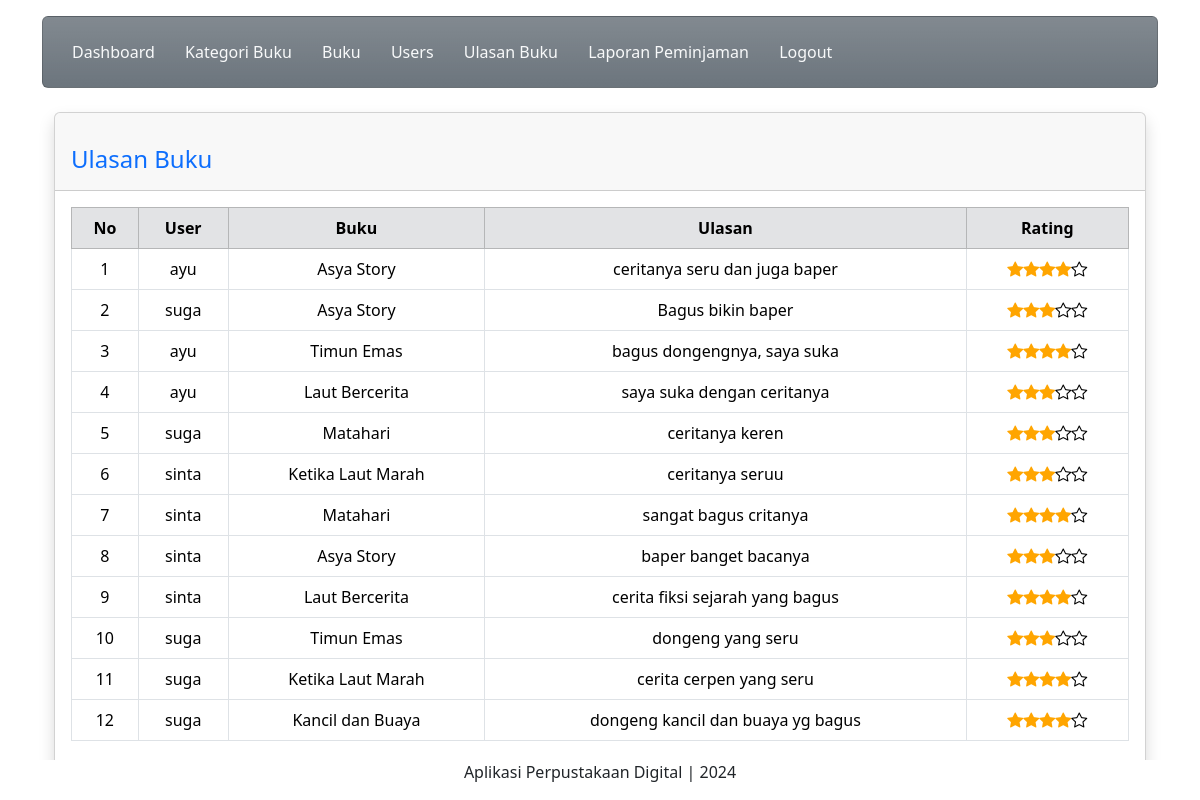
The app's page /admin/koleksi-ulasan.php with its own data.
### tables this page shows
CREATE TABLE `ulasanbuku` (
  `id_ulasan` int(11) NOT NULL,
  `id_user` int(11) NOT NULL,
  `id_buku` int(11) NOT NULL,
  `ulasan` text NOT NULL,
  `rating` int(11) NOT NULL
);

CREATE TABLE `user` (
  `id_user` int(11) NOT NULL,
  `username` varchar(255) NOT NULL,
  `password` varchar(255) NOT NULL,
  `email` varchar(255) NOT NULL,
  `nama_lengkap` varchar(255) NOT NULL,
  `alamat` text NOT NULL,
  `level` enum('admin','petugas','peminjam') NOT NULL
);

CREATE TABLE `buku` (
  `id_buku` int(11) NOT NULL,
  `id_kategori` int(11) NOT NULL,
  `judul` varchar(255) NOT NULL,
  `image` varchar(255) DEFAULT 'default.jpeg',
  `penulis` varchar(255) NOT NULL,
  `penerbit` varchar(255) NOT NULL,
  `tahun_terbit` int(11) NOT NULL,
  `deskripsi` longtext NOT NULL
);

### admin/koleksi-ulasan.php (the view, shortened to what this page needs)
<!doctype html>
<html lang="en">
<head>
    <link href="https://cdn.jsdelivr.net/npm/bootstrap@5.3.2/dist/css/bootstrap.min.css" rel="stylesheet">
    <link rel="stylesheet" href="https://cdn.jsdelivr.net/npm/bootstrap-icons@1.11.3/font/bootstrap-icons.min.css">
    <link rel="stylesheet" href="bootstrap/css/bootstrap.min.css">
</head>
<body>
    <div class="container">
        <div class="content mt-3">
            <div class="card bg-secondary bg-gradient">
                <div class="card-body">
                    <a href="index.php" class="btn text-light">Dashboard</a>
                    <a href="kategori-buku.php" class="btn text-light">Kategori Buku</a>
                    <a href="buku.php" class="btn text-light">Buku</a>
                    <a href="user.php" class="btn text-light">Users</a>
                    <a href="koleksi-ulasan.php" class="btn text-light">Ulasan Buku</a>
                    <a href="generate.php" class="btn text-light">Laporan Peminjaman</a>
                    <a href="../logout.php" class="btn text-light">Logout</a>
                </div>
            </div>
        </div>
        <div class="container-fluid">
            <br>
            <div class="card shadow mb-4">
                <div class="card-header py-3">
                    <h4 class="m-0 font-weight-bold text-primary mt-3">Ulasan Buku</h4>
                </div>
                <div class="card-body">
                    <div class="table-responsive">
                        <table class="table table-bordered" id="datatable" width="100%" cellspacing="0">
                            <thead class="table table-secondary text-center">
                                <tr>
                                    <th>No</th>
                                    <th>User</th>
                                    <th>Buku</th>
                                    <th>Ulasan</th>
                                    <th>Rating</th>
                                </tr>
                            </thead>
                            <tbody class="text-center">
                                <?php
                                $nomor = 1;
                                include '../koneksi.php';
                                $query = mysqli_query($koneksi, "SELECT * FROM ulasanbuku, user, buku
                                                WHERE ulasanbuku.id_user=user.id_user
                                                AND ulasanbuku.id_buku=buku.id_buku
                                                ORDER BY id_ulasan ASC");
                                while ($data = mysqli_fetch_array($query)) {
                                    $rating = $data['rating'];
                                    $filledStars = $rating;
                                    $emptyStars = 5 - $rating;
                                ?>
                                    <tr>
                                        <td><?= $nomor++; ?></td>
                                        <td><?php echo $data['username']; ?></td>
                                        <td><?php echo $data['judul']; ?></td>
                                        <td><?php echo $data['ulasan']; ?></td>
                                        <td>
                                            <?php
                                            for ($j = 0; $j < $filledStars; $j++) {
                                                echo '<i class="bi bi-star-fill"></i>';
                                            }
                                            for ($k = 0; $k < $emptyStars; $k++) {
                                                echo '<i class="bi bi-star"></i>';
                                            }
                                            ?>
                                        </td>
                                    </tr>
                                <?php
                                }
                                ?>
                            </tbody>
                        </table>
                    </div>
                </div>
            </div>
        </div>
        <div class="content mt-3 fixed-bottom bg-white">
            <p class="text-center"> Aplikasi Perpustakaan Digital | 2024 </p>
        </div>
</body>
</html>

### admin/koleksi-ulasan.php (style rules this page uses)
.bi-star-fill { color: orange; }

### records on screen
ulasanbuku: id_user.username "ayu", id_buku.judul "Asya Story", ulasan "ceritanya seru dan juga baper", rating 4 (drawn)
ulasanbuku: id_user.username "suga", id_buku.judul "Asya Story", ulasan "Bagus bikin baper", rating 3 (drawn)
ulasanbuku: id_user.username "ayu", id_buku.judul "Timun Emas", ulasan "bagus dongengnya, saya suka", rating 4 (drawn)
ulasanbuku: id_user.username "ayu", id_buku.judul "Laut Bercerita", ulasan "saya suka dengan ceritanya", rating 3 (drawn)
ulasanbuku: id_user.username "suga", id_buku.judul "Matahari", ulasan "ceritanya keren", rating 3 (drawn)
ulasanbuku: id_user.username "sinta", id_buku.judul "Ketika Laut Marah", ulasan "ceritanya seruu", rating 3 (drawn)
ulasanbuku: id_user.username "sinta", id_buku.judul "Matahari", ulasan "sangat bagus critanya", rating 4 (drawn)
ulasanbuku: id_user.username "sinta", id_buku.judul "Asya Story", ulasan "baper banget bacanya", rating 3 (drawn)
ulasanbuku: id_user.username "sinta", id_buku.judul "Laut Bercerita", ulasan "cerita fiksi sejarah yang bagus", rating 4 (drawn)
ulasanbuku: id_user.username "suga", id_buku.judul "Timun Emas", ulasan "dongeng yang seru", rating 3 (drawn)
ulasanbuku: id_user.username "suga", id_buku.judul "Ketika Laut Marah", ulasan "cerita cerpen yang seru", rating 4 (drawn)
ulasanbuku: id_user.username "suga", id_buku.judul "Kancil dan Buaya", ulasan "dongeng kancil dan buaya yg bagus", rating 4 (drawn)
